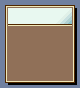

Below is a game level as drawn by its tile map, then a one-line description and the .tmx file that defines it, in full:
An orthogonal 10x11 tile map with 8x8 px tiles, 1 tile layer (Tile Layer 1).

<map version="1.9" tiledversion="1.9.1" orientation="orthogonal" renderorder="right-down" width="10" height="11" tilewidth="8" tileheight="8" infinite="0" nextlayerid="2" nextobjectid="1">
 <tileset firstgid="1" name="BobMenuTiles" tilewidth="8" tileheight="8" tilecount="128" columns="16">
  <image source="../../Image/Png/BobMenuTiles.png" width="128" height="64" />
 </tileset>
 <layer id="1" name="Tile Layer 1" width="10" height="11">
  <data encoding="csv">
4,3,3,3,3,3,3,3,3,2147483652,
37,27,27,27,27,27,27,27,28,20,
37,27,27,27,27,27,27,28,29,20,
37,56,56,56,56,56,56,56,56,20,
37,47,47,47,47,47,47,47,47,20,
37,47,47,47,47,47,47,47,47,20,
37,47,47,47,47,47,47,47,47,20,
37,47,47,47,47,47,47,47,47,20,
37,47,47,47,47,47,47,47,47,20,
37,47,47,47,47,47,47,47,47,20,
1073741828,24,24,24,24,24,24,24,24,25
</data>
 </layer>
</map>
